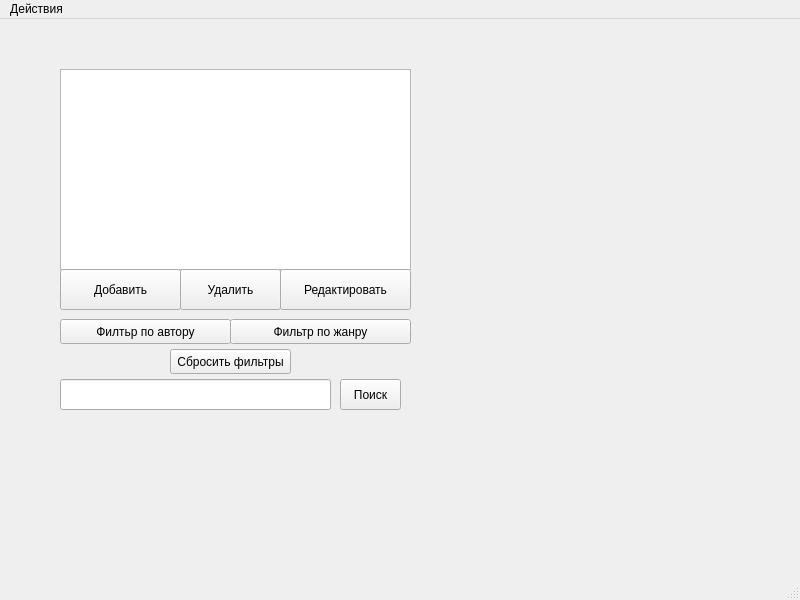
<?xml version="1.0" encoding="UTF-8"?>
<ui version="4.0">
 <class>MainWindow</class>
 <widget class="QMainWindow" name="MainWindow">
  <property name="geometry">
   <rect>
    <x>0</x>
    <y>0</y>
    <width>800</width>
    <height>600</height>
   </rect>
  </property>
  <property name="windowTitle">
   <string>MainWindow</string>
  </property>
  <widget class="QWidget" name="centralwidget">
   <widget class="QTableView" name="tableView">
    <property name="geometry">
     <rect>
      <x>60</x>
      <y>50</y>
      <width>351</width>
      <height>201</height>
     </rect>
    </property>
   </widget>
   <widget class="QPushButton" name="btnAdd">
    <property name="geometry">
     <rect>
      <x>60</x>
      <y>250</y>
      <width>121</width>
      <height>41</height>
     </rect>
    </property>
    <property name="text">
     <string>Добавить</string>
    </property>
   </widget>
   <widget class="QPushButton" name="btnRemove">
    <property name="geometry">
     <rect>
      <x>180</x>
      <y>250</y>
      <width>101</width>
      <height>41</height>
     </rect>
    </property>
    <property name="text">
     <string>Удалить</string>
    </property>
   </widget>
   <widget class="QPushButton" name="btnEdit">
    <property name="geometry">
     <rect>
      <x>280</x>
      <y>250</y>
      <width>131</width>
      <height>41</height>
     </rect>
    </property>
    <property name="text">
     <string>Редактировать</string>
    </property>
   </widget>
   <widget class="QPushButton" name="searchButton">
    <property name="geometry">
     <rect>
      <x>340</x>
      <y>360</y>
      <width>61</width>
      <height>31</height>
     </rect>
    </property>
    <property name="text">
     <string>Поиск</string>
    </property>
   </widget>
   <widget class="QLineEdit" name="searchLineEdit">
    <property name="geometry">
     <rect>
      <x>60</x>
      <y>360</y>
      <width>271</width>
      <height>31</height>
     </rect>
    </property>
   </widget>
   <widget class="QPushButton" name="btnFilterAuthor">
    <property name="geometry">
     <rect>
      <x>60</x>
      <y>300</y>
      <width>171</width>
      <height>25</height>
     </rect>
    </property>
    <property name="text">
     <string>Филтьр по автору</string>
    </property>
   </widget>
   <widget class="QPushButton" name="btnFilterGenre">
    <property name="geometry">
     <rect>
      <x>230</x>
      <y>300</y>
      <width>181</width>
      <height>25</height>
     </rect>
    </property>
    <property name="text">
     <string>Фильтр по жанру</string>
    </property>
   </widget>
   <widget class="QPushButton" name="btnClearFilters">
    <property name="geometry">
     <rect>
      <x>170</x>
      <y>330</y>
      <width>121</width>
      <height>25</height>
     </rect>
    </property>
    <property name="text">
     <string>Сбросить фильтры</string>
    </property>
   </widget>
  </widget>
  <widget class="QMenuBar" name="menubar">
   <property name="geometry">
    <rect>
     <x>0</x>
     <y>0</y>
     <width>800</width>
     <height>22</height>
    </rect>
   </property>
   <widget class="QMenu" name="menu">
    <property name="title">
     <string>Действия</string>
    </property>
    <widget class="QMenu" name="menu_2">
     <property name="title">
      <string>Импорт</string>
     </property>
     <addaction name="actionImportCSV"/>
     <addaction name="actionImportJSON"/>
    </widget>
    <widget class="QMenu" name="menu_3">
     <property name="title">
      <string>Экспорт</string>
     </property>
     <addaction name="actionExportCSV"/>
     <addaction name="actionExportJSON"/>
    </widget>
    <addaction name="menu_2"/>
    <addaction name="menu_3"/>
    <addaction name="actionExit"/>
   </widget>
   <addaction name="menu"/>
  </widget>
  <widget class="QStatusBar" name="statusbar"/>
  <action name="actionExit">
   <property name="icon">
    <iconset resource="icons.qrc">
     <normaloff>:/new/prefix1/img/exit.png</normaloff>:/new/prefix1/img/exit.png</iconset>
   </property>
   <property name="text">
    <string>Выход</string>
   </property>
  </action>
  <action name="actionImportCSV">
   <property name="text">
    <string>CSV</string>
   </property>
  </action>
  <action name="actionImportJSON">
   <property name="text">
    <string>JSON</string>
   </property>
  </action>
  <action name="actionExportCSV">
   <property name="text">
    <string>CSV</string>
   </property>
  </action>
  <action name="actionExportJSON">
   <property name="text">
    <string>JSON</string>
   </property>
  </action>
 </widget>
 <resources>
  <include location="icons.qrc"/>
 </resources>
 <connections/>
</ui>
